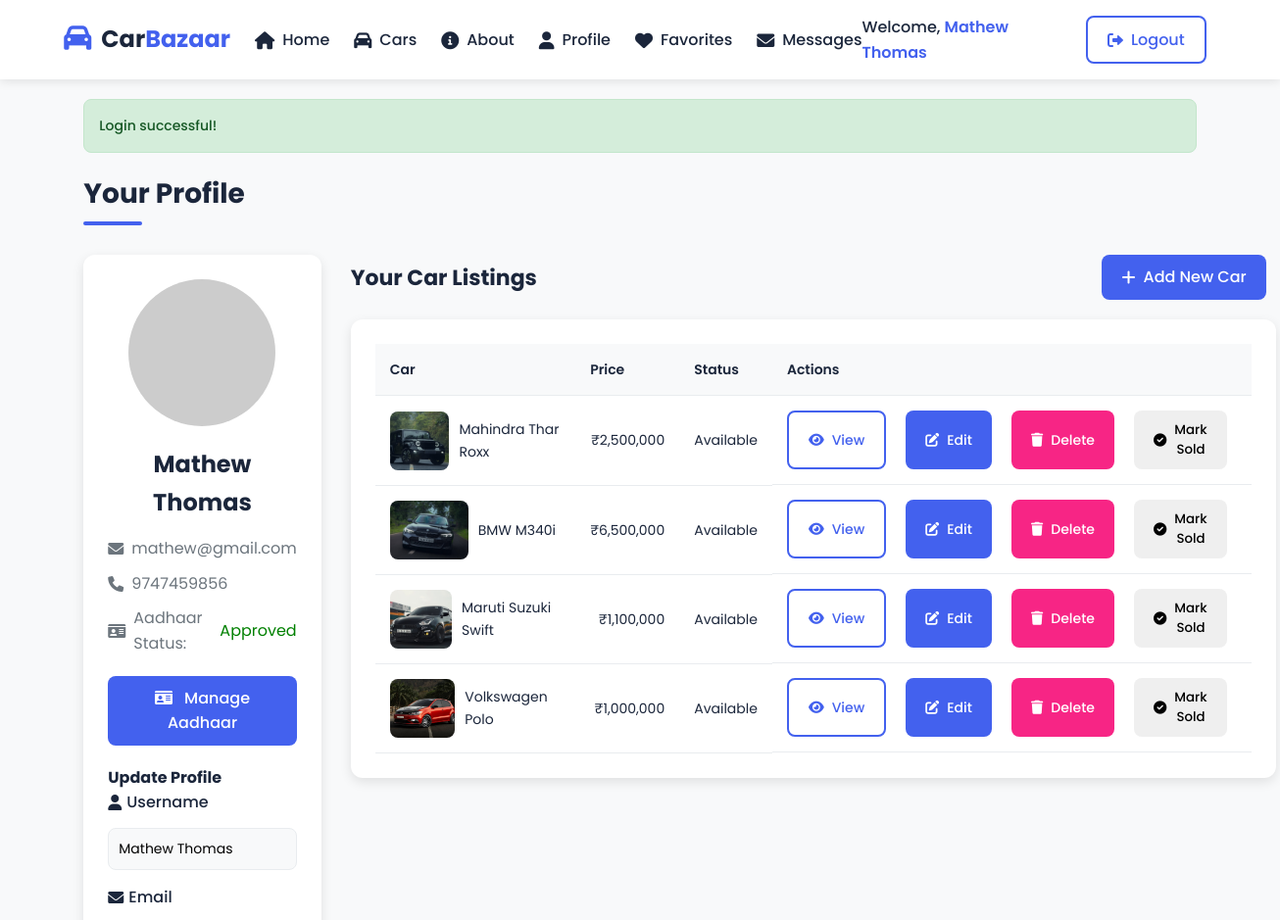
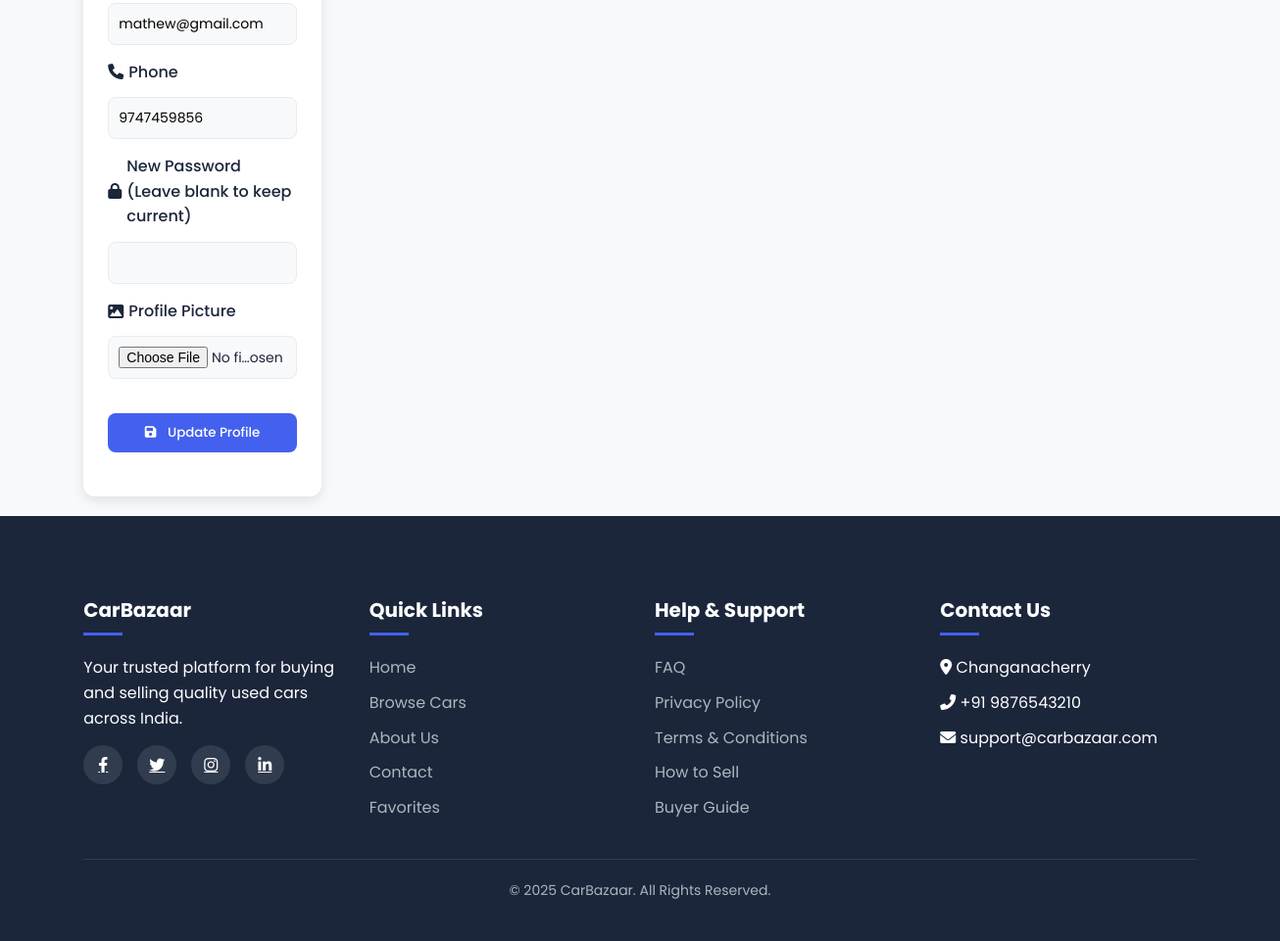
Screenshot of /profile.php (signed in) with the database file from the repository (2 pictures, top to bottom).
### tables this page shows
CREATE TABLE `users` (
  `id` int(11) NOT NULL,
  `username` varchar(50) NOT NULL,
  `password` varchar(255) NOT NULL,
  `email` varchar(100) NOT NULL,
  `phone` varchar(15) DEFAULT NULL,
  `user_type` enum('admin','seller','buyer') NOT NULL,
  `location` varchar(100) DEFAULT NULL,
  `profile_pic` varchar(255) DEFAULT NULL,
  `aadhaar_status` enum('not_submitted','pending','approved','rejected') DEFAULT 'not_submitted',
  `aadhaar_path` varchar(255) DEFAULT NULL,
  `aadhaar_rejection_reason` text DEFAULT NULL,
  `created_at` timestamp NOT NULL DEFAULT current_timestamp()
);

CREATE TABLE `cars` (
  `id` int(11) NOT NULL,
  `seller_id` int(11) NOT NULL,
  `model` varchar(100) NOT NULL,
  `brand` varchar(50) NOT NULL,
  `year` int(11) NOT NULL,
  `price` int(11) NOT NULL,
  `km_driven` int(11) NOT NULL,
  `fuel_type` enum('Petrol','Diesel','Electric','Hybrid','CNG') NOT NULL,
  `transmission` enum('Automatic','Manual') NOT NULL,
  `main_image` varchar(255) NOT NULL,
  `sub_image1` varchar(255) DEFAULT NULL,
  `sub_image2` varchar(255) DEFAULT NULL,
  `sub_image3` varchar(255) DEFAULT NULL,
  `location` varchar(100) NOT NULL,
  `ownership` enum('First','Second','Third','Other') NOT NULL,
  `insurance_status` enum('Valid','Expired','None') NOT NULL,
  `description` text DEFAULT NULL,
  `is_sold` tinyint(1) DEFAULT 0,
  `created_at` timestamp NOT NULL DEFAULT current_timestamp()
);

### profile.php (the view, shortened to what this page needs)
<?php
$db_host = "localhost";
$db_user = "root";
$db_pass = "";
$db_name = "car_rental_db";
try {
    $conn = new mysqli($db_host, $db_user, $db_pass, $db_name);
} catch (Exception $e) {
    die($e->getMessage());
}
$user_id = $_SESSION['user_id'];
$stmt = $conn->prepare("SELECT username, email, phone, profile_pic, aadhaar_status, aadhaar_rejection_reason FROM users WHERE id = ?");
$stmt->bind_param("i", $user_id);
$stmt->execute();
$user = $stmt->get_result()->fetch_assoc();
if ($_SESSION['user_type'] === 'seller' || $_SESSION['user_type'] === 'admin') {
    $stmt = $conn->prepare("SELECT id, brand, model, price, is_sold, main_image FROM cars WHERE seller_id = ? ORDER BY created_at DESC");
    $stmt->bind_param("i", $user_id);
    $stmt->execute();
    $cars_result = $stmt->get_result();
}
?>
<!DOCTYPE html>
<html lang="en">
<head>
    <link rel="stylesheet" href="https://cdnjs.cloudflare.com/ajax/libs/font-awesome/6.0.0-beta3/css/all.min.css">
    <link rel="stylesheet" href="style.css">
</head>
<body>
    <header>
        <div class="container header-container">
            <a href="index.php" class="logo">
                <div class="logo-icon"><i class="fas fa-car"></i></div>
                <div class="logo-text">Car<span>Bazaar</span></div>
            </a>
           <nav>
                <ul>
                    <li><a href="index.php"><i class="fas fa-home"></i> Home</a></li>
                    <li><a href="#cars"><i class="fas fa-car"></i> Cars</a></li>
                    <li><a href="about.php"><i class="fas fa-info-circle"></i> About</a></li>
                    <?php if (isset($_SESSION['user_id'])): ?>
                        <li><a href="profile.php"><i class="fas fa-user"></i> Profile</a></li>
                        <li><a href="favorites.php"><i class="fas fa-heart"></i> Favorites</a></li>
                        <li>
                            <a href="messages.php"><i class="fas fa-envelope"></i> Messages</a>
                        </li>
                    <?php endif; ?>
                </ul>
            </nav>
            <div class="user-actions">
                <div class="user-greeting">Welcome, <span><?php echo htmlspecialchars($_SESSION['username']); ?></span></div>
                <a href="index.php?logout" class="btn btn-outline"><i class="fas fa-sign-out-alt"></i> Logout</a>
            </div>
        </div>
    </header>
    <div class="container">
        <?php if (isset($_SESSION['message'])): ?>
            <div class="alert alert-success">
                <?php echo htmlspecialchars($_SESSION['message']); unset($_SESSION['message']); ?>
            </div>
        <?php endif; ?>
        <div class="section-header">
            <h2 class="section-title">Your Profile</h2>
        </div>
        <div class="profile-container">
            <div class="profile-info">
                <img src="<?php echo htmlspecialchars($user['profile_pic'] ?: 'uploads/profiles/default.jpg'); ?>" alt="Profile Picture" class="profile-pic">
                <h3><?php echo htmlspecialchars($user['username']); ?></h3>
                <p><i class="fas fa-envelope"></i> <?php echo htmlspecialchars($user['email']); ?></p>
                <p><i class="fas fa-phone"></i> <?php echo htmlspecialchars($user['phone'] ?: 'Not provided'); ?></p>
                <?php if ($_SESSION['user_type'] === 'seller'): ?>
                    <p><i class="fas fa-id-card"></i> Aadhaar Status:
                        <span style="color: <?php echo $user['aadhaar_status'] == 'approved' ? 'var(--green)' : ($user['aadhaar_status'] == 'rejected' ? 'var(--danger)' : '#ffc107'); ?>">
                            <?php echo ucfirst($user['aadhaar_status']); ?>
                        </span>
                    </p>
                    <a href="verify_aadhaar.php" class="btn btn-primary"><i class="fas fa-id-card"></i> Manage Aadhaar</a>
                <?php endif; ?>
                <h4>Update Profile</h4>
                <form method="POST" enctype="multipart/form-data">
                    <div class="form-group">
                        <label for="username"><i class="fas fa-user"></i> Username</label>
                        <input type="text" id="username" name="username" class="form-control" value="<?php echo htmlspecialchars($user['username']); ?>" required>
                    </div>
                    <div class="form-group">
                        <label for="email"><i class="fas fa-envelope"></i> Email</label>
                        <input type="email" id="email" name="email" class="form-control" value="<?php echo htmlspecialchars($user['email']); ?>" required>
                    </div>
                    <div class="form-group">
                        <label for="phone"><i class="fas fa-phone"></i> Phone</label>
                        <input type="text" id="phone" name="phone" class="form-control" value="<?php echo htmlspecialchars($user['phone']); ?>">
                    </div>
                    <div class="form-group">
                        <label for="password"><i class="fas fa-lock"></i> New Password (Leave blank to keep current)</label>
                        <input type="password" id="password" name="password" class="form-control">
                    </div>
                    <div class="form-group">
                        <label for="profile_pic"><i class="fas fa-image"></i> Profile Picture</label>
                        <input type="file" id="profile_pic" name="profile_pic" class="form-control" accept="image/jpeg,image/png">
                    </div>
                    <div class="form-group">
                        <button type="submit" name="update_profile" class="btn btn-primary" style="width: 100%;">
                            <i class="fas fa-save"></i> Update Profile
                        </button>
                    </div>
                </form>
            </div>
            <?php if ($_SESSION['user_type'] === 'seller' || $_SESSION['user_type'] === 'admin'): ?>
                <div class="car-list">
                    <div class="section-header">
                        <h3>Your Car Listings</h3>
                        <?php if ($_SESSION['user_type'] === 'seller' && $user['aadhaar_status'] === 'approved'): ?>
                            <a href="add_car.php" class="btn btn-primary"><i class="fas fa-plus"></i> Add New Car</a>
                        <?php endif; ?>
                    </div>
                    <div class="table-container">
                        <?php if ($cars_result->num_rows > 0): ?>
                            <table>
                                <thead>
                                    <tr>
                                        <th>Car</th>
                                        <th>Price</th>
                                        <th>Status</th>
                                        <th>Actions</th>
                                    </tr>
                                </thead>
                                <tbody>
                                    <?php while ($car = $cars_result->fetch_assoc()): ?>
                                        <tr>
                                            <td>
                                                <div class="car-name">
                                                    <?php if ($car['main_image']): ?>
                                                        <img src="<?php echo htmlspecialchars($car['main_image']); ?>" alt="<?php echo htmlspecialchars($car['brand'] . ' ' . $car['model']); ?>" class="car-image">
                                                    <?php else: ?>
                                                        <img src="uploads/cars/default.jpg" alt="Default Car Image" class="car-image">
                                                    <?php endif; ?>
                                                    <?php echo htmlspecialchars($car['brand'] . ' ' . $car['model']); ?>
                                                </div>
                                            </td>
                                            <td style="text-align: right;">₹<?php echo number_format($car['price'], 0, '', ','); ?></td>
                                            <td style="text-align: center;"><?php echo $car['is_sold'] ? 'Sold' : 'Available'; ?></td>
                                            <td class="action-buttons">
                                                <a href="view_car.php?id=<?php echo $car['id']; ?>" class="btn btn-outline"><i class="fas fa-eye"></i> View</a>
                                                <a href="edit_car.php?id=<?php echo $car['id']; ?>" class="btn btn-primary"><i class="fas fa-edit"></i> Edit</a>
                                                <a href="delete_car.php?id=<?php echo $car['id']; ?>" class="btn btn-danger" onclick="return confirm('Are you sure you want to delete this car?');"><i class="fas fa-trash"></i> Delete</a>
                                                <?php if (!$car['is_sold']): ?>
                                                    <form method="POST" style="display: inline;">
                                                        <button type="submit" name="mark_sold" class="btn btn-warning"><i class="fas fa-check-circle"></i> Mark Sold</button>
                                                    </form>
                                                <?php endif; ?>
                                            </td>
                                        </tr>
                                    <?php endwhile; ?>
                                </tbody>
                            </table>
                        <?php else: ?>
                            <p>No cars listed.</p>
                        <?php endif; ?>
                    </div>
                </div>
            <?php endif; ?>
        </div>
    </div>
    <footer>
        <div class="container">
            <div class="footer-container">
                <div class="footer-column">
                    <h3>CarBazaar</h3>
                    <p>Your trusted platform for buying and selling quality used cars across India.</p>
                    <div class="footer-social">
                        <a href="#"><i class="fab fa-facebook-f"></i></a>
                        <a href="#"><i class="fab fa-twitter"></i></a>
                        <a href="#"><i class="fab fa-instagram"></i></a>
                        <a href="#"><i class="fab fa-linkedin-in"></i></a>
                    </div>
                </div>
                <div class="footer-column">
                    <h3>Quick Links</h3>
                    <ul>
                        <li><a href="index.php">Home</a></li>
                        <li><a href="index.php#cars">Browse Cars</a></li>
                        <li><a href="index.php#about">About Us</a></li>
                        <li><a href="index.php#contact">Contact</a></li>
                        <li><a href="favorites.php">Favorites</a></li>
                    </ul>
                </div>
                <div class="footer-column">
                    <h3>Help & Support</h3>
                    <ul>
                        <li><a href="#">FAQ</a></li>
                        <li><a href="#">Privacy Policy</a></li>
                        <li><a href="#">Terms & Conditions</a></li>
                        <li><a href="#">How to Sell</a></li>
                        <li><a href="#">Buyer Guide</a></li>
                    </ul>
                </div>
                <div class="footer-column">
                    <h3>Contact Us</h3>
                    <ul>
                        <li><i class="fas fa-map-marker-alt"></i> Changanacherry</li>
                        <li><i class="fas fa-phone-alt"></i> +91 9876543210</li>
                        <li><i class="fas fa-envelope"></i> support@carbazaar.com</li>
                    </ul>
                </div>
            </div>
            <div class="footer-bottom">
                <p>© <?php echo date('Y'); ?> CarBazaar. All Rights Reserved.</p>
            </div>
        </div>
    </footer>
</body>
</html>

### rows the page displays
users: username "Mathew Thomas", email "mathew@gmail.com", phone "9747459856", aadhaar_status "Approved"
cars: main_image (picture), brand+model "Mahindra Thar Roxx", price "2,500,000", is_sold "Available"
cars: main_image (picture), brand+model "BMW M340i", price "6,500,000", is_sold "Available"
cars: main_image (picture), brand+model "Maruti Suzuki Swift", price "1,100,000", is_sold "Available"
cars: main_image (picture), brand+model "Volkswagen Polo", price "1,000,000", is_sold "Available"

### other values shown
$_SESSION['username'] "Mathew Thomas"
$_SESSION['message'] "Login successful!"
